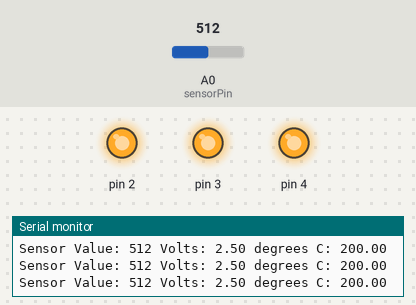
A sketch run on a simulated Arduino Uno, built with avr-gcc and run on an emulated ATmega328P. Parts: output pins drawn as LEDs (lit = HIGH), the last lines printed to the serial monitor. Inputs (shaded band) come from the test bench; at power-on: A0 (sensorPin) = 512.

Above: at 1.2 s.
1.3 s: A0 (sensorPin) set to 167
4.3 s: A0 (sensorPin) set to 158
At 5.4 s:
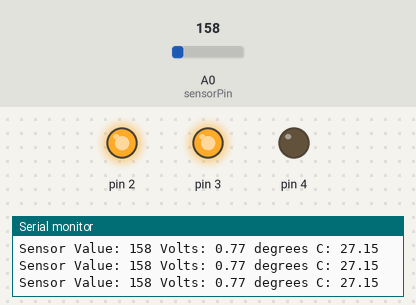
5.8 s: A0 (sensorPin) set to 122
At 6.5 s:
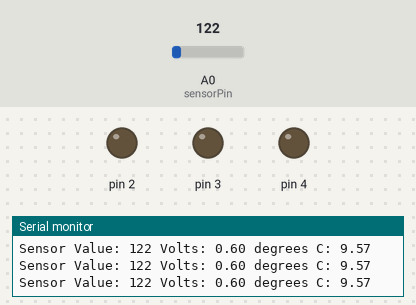
Timing chart, 0 to 8.8 s (numbered marks = the images above; inputs shaded):
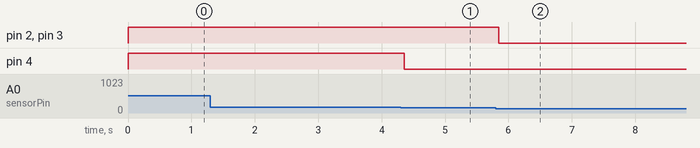

The sketch:

Love_o_meter.ino
```cpp
const int sensorPin = A0;
const float baselineTemp = 23.5;

void setup(){
  Serial.begin(9600); // open serial port
  for(int pinNumber = 2; pinNumber < 5; pinNumber++){
    pinMode(pinNumber, OUTPUT);
    digitalWrite(pinNumber, LOW);
  }
}


void loop(){
  int sensorVal = analogRead(sensorPin);
  Serial.print("Sensor Value: ");
  Serial.print(sensorVal);
  // convert the ADC reading to voltage
  float voltage = (sensorVal/1024.0) * 5.0;
  Serial.print(" Volts: ");
  Serial.print(voltage);
  // convert the voltage to temperature in degrees C
  float temperature = (voltage - .5) * 100;
  Serial.print (" degrees C: ");
  Serial.println (temperature);
  // turn off leds for low temp
  if(temperature < baselineTemp){
    digitalWrite(2, LOW);
    digitalWrite(3, LOW);
    digitalWrite(4, LOW);
  }else if(temperature >= baselineTemp+2 &&
  temperature < baselineTemp+3){
    digitalWrite(2, HIGH);
    digitalWrite(3, LOW);
    digitalWrite(4, LOW);
  }else if(temperature >= baselineTemp+3 &&
  temperature < baselineTemp+4){
    digitalWrite(2, HIGH);
    digitalWrite(3, HIGH);
    digitalWrite(4, LOW);
  }else if(temperature >= baselineTemp+4){
    digitalWrite(2, HIGH);
    digitalWrite(3, HIGH);
    digitalWrite(4, HIGH);
  }
  delay(1);
}
```

Measured:
- the behaviour switches between 159 and 158 on A0 (sensorPin) (found by bisection; images 0 and 1)
- after the input at 4.3 s, pin 4: HIGH → LOW after 0.05 s
- after the input at 5.8 s, pin 2, pin 3: HIGH → LOW after 0.05 s
